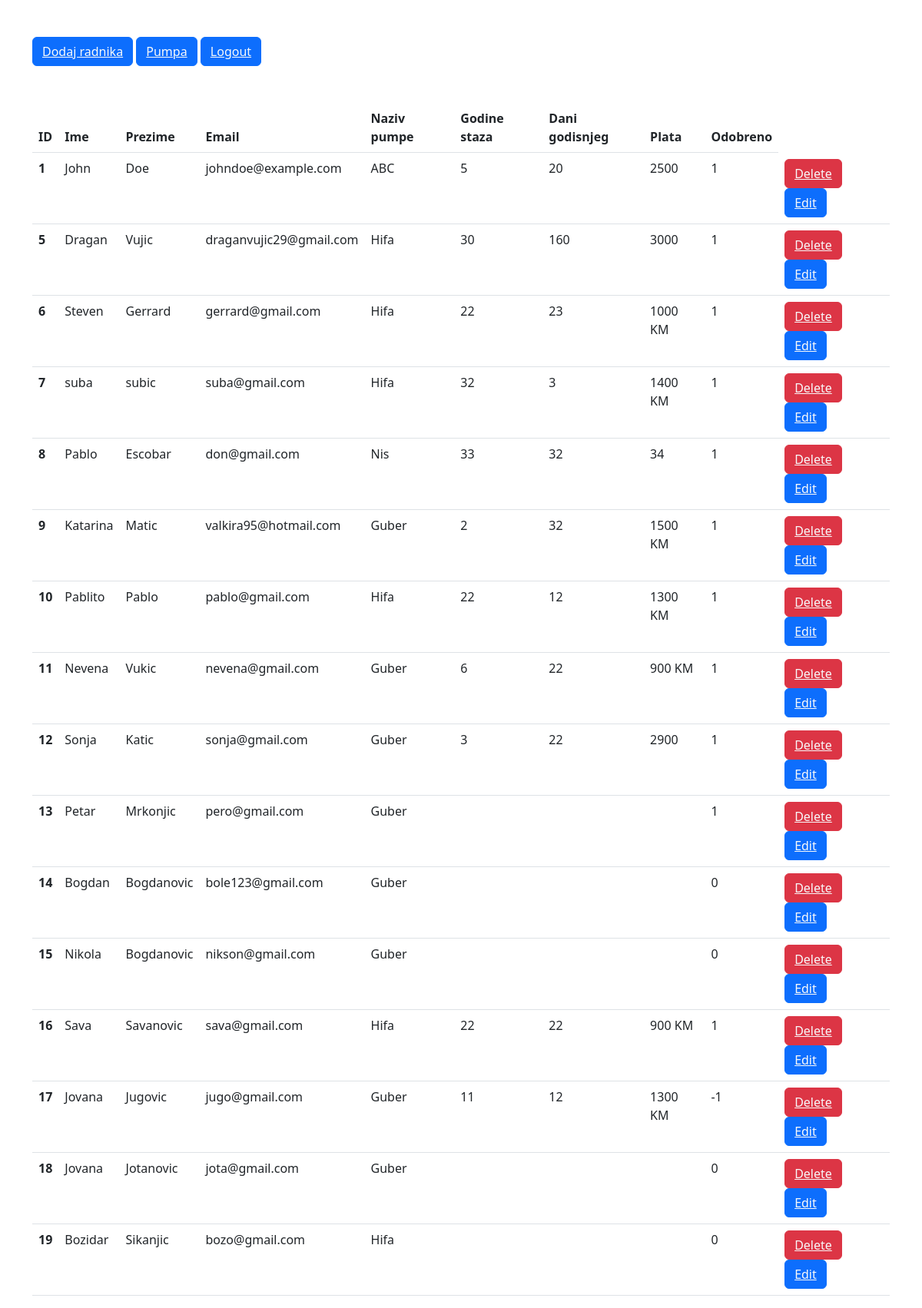
The app's page /admin.php with its own data.
### tables this page shows
CREATE TABLE `radnici` (
  `id` int(11) UNSIGNED NOT NULL,
  `ime` varchar(50) NOT NULL,
  `prezime` varchar(50) NOT NULL,
  `email` varchar(100) NOT NULL,
  `sifra` char(60) NOT NULL,
  `naziv_pumpe` varchar(100) NOT NULL,
  `godine_staza` varchar(10) NOT NULL,
  `plata` varchar(25) NOT NULL,
  `dani_godisnjeg` varchar(255) NOT NULL,
  `odobreno` tinyint(1) NOT NULL DEFAULT 0,
  `kreirano` timestamp NOT NULL DEFAULT current_timestamp(),
  `obnovljeno` timestamp NOT NULL DEFAULT current_timestamp() ON UPDATE current_timestamp(),
  `role` varchar(20) NOT NULL DEFAULT 'radnik'
);

### admin.php (the view, shortened to what this page needs)
<?php
include 'includes/db.php';
?>
<!DOCTYPE html>
<html lang="en">
<head>
    <link href="https://cdn.jsdelivr.net/npm/bootstrap@5.2.3/dist/css/bootstrap.min.css" rel="stylesheet">
</head>
<body>
    <div class="container">
        <button class="btn btn-primary my-5"><a href="crud/add.php" class="text-light">Dodaj radnika</a></button>
        <button class="btn btn-primary my-5"><a href="station.php" class="text-light">Pumpa</a></button>
        <table class="table">
            <thead>
                <tr>
                    <th scope="col">ID</th>
                    <th scope="col">Ime</th>
                    <th scope="col">Prezime</th>
                    <th scope="col">Email</th>
                    <th scope="col">Naziv pumpe</th>
                    <th scope="col">Godine staza</th>
                    <th scope="col">Dani godisnjeg</th>
                    <th scope="col">Plata</th>
                    <th scope="col">Odobreno</th>
                </tr>
            </thead>
            <tbody>
                <?php
                $sql = "SELECT * FROM `radnici` WHERE `role`='radnik'";
                $result = mysqli_query($conn, $sql);
                if ($result) {
                    while ($row = mysqli_fetch_assoc($result)) {
                        $id = $row['id'];
                        $ime = $row['ime'];
                        $prezime = $row['prezime'];
                        $email = $row['email'];
                        $naziv_pumpe = $row['naziv_pumpe'];
                        $godine_staza = $row['godine_staza'];
                        $dani_godisnjeg = $row['dani_godisnjeg'];
                        $plata = $row['plata'];
                        $odobreno = $row['odobreno'];
                        echo ' <tr>
                        <th scope="row">' . $id . '</th>
                        <td>' . $ime . '</td>
                        <td>' . $prezime . '</td>
                        <td>' . $email . '</td>
                        <td>' . $naziv_pumpe . '</td>
                        <td>' . $godine_staza . '</td>
                        <td>' . $dani_godisnjeg . '</td>
                        <td>' . $plata . '</td>
                        <td>' . $odobreno . '</td>
                        <td>
                            <button class="btn btn-danger"><a href="crud/delete.php?deleteid=' . $id . '" class="text-light">Delete</a></button>
                            <button class="btn btn-primary"><a href="crud/edit.php?editid=' . $id . '" class="text-light">Edit</a></button>
                         </td>
                  </tr>';
                    }
                }
                ?>
                <button class="btn btn-primary my-5"><a href="logout.php" class="text-light">Logout</a></button>
            </tbody>
        </table>
    </div>
</body>
</html>

### records on screen
radnici: id "1", ime "John", prezime "Doe", email "johndoe@example.com", naziv_pumpe "ABC", godine_staza "5", dani_godisnjeg "20", plata "2500", odobreno "1"
radnici: id "5", ime "Dragan", prezime "Vujic", email "draganvujic29@gmail.com", naziv_pumpe "Hifa", godine_staza "30", dani_godisnjeg "160", plata "3000", odobreno "1"
radnici: id "6", ime "Steven", prezime "Gerrard", email "gerrard@gmail.com", naziv_pumpe "Hifa", godine_staza "22", dani_godisnjeg "23", plata "1000 KM", odobreno "1"
radnici: id "7", ime "suba", prezime "subic", email "suba@gmail.com", naziv_pumpe "Hifa", godine_staza "32", dani_godisnjeg "3", plata "1400 KM", odobreno "1"
radnici: id "8", ime "Pablo", prezime "Escobar", email "don@gmail.com", naziv_pumpe "Nis", godine_staza "33", dani_godisnjeg "32", plata "34", odobreno "1"
radnici: id "9", ime "Katarina", prezime "Matic", email "valkira95@hotmail.com", naziv_pumpe "Guber", godine_staza "2", dani_godisnjeg "32", plata "1500 KM", odobreno "1"
radnici: id "10", ime "Pablito", prezime "Pablo", email "pablo@gmail.com", naziv_pumpe "Hifa", godine_staza "22", dani_godisnjeg "12", plata "1300 KM", odobreno "1"
radnici: id "11", ime "Nevena", prezime "Vukic", email "nevena@gmail.com", naziv_pumpe "Guber", godine_staza "6", dani_godisnjeg "22", plata "900 KM", odobreno "1"
radnici: id "12", ime "Sonja", prezime "Katic", email "sonja@gmail.com", naziv_pumpe "Guber", godine_staza "3", dani_godisnjeg "22", plata "2900", odobreno "1"
radnici: id "13", ime "Petar", prezime "Mrkonjic", email "pero@gmail.com", naziv_pumpe "Guber", odobreno "1"
radnici: id "14", ime "Bogdan", prezime "Bogdanovic", email "bole123@gmail.com", naziv_pumpe "Guber", odobreno "0"
radnici: id "15", ime "Nikola", prezime "Bogdanovic", email "nikson@gmail.com", naziv_pumpe "Guber", odobreno "0"
radnici: id "16", ime "Sava", prezime "Savanovic", email "sava@gmail.com", naziv_pumpe "Hifa", godine_staza "22", dani_godisnjeg "22", plata "900 KM", odobreno "1"
radnici: id "17", ime "Jovana", prezime "Jugovic", email "jugo@gmail.com", naziv_pumpe "Guber", godine_staza "11", dani_godisnjeg "12", plata "1300 KM", odobreno "-1"
radnici: id "18", ime "Jovana", prezime "Jotanovic", email "jota@gmail.com", naziv_pumpe "Guber", odobreno "0"
radnici: id "19", ime "Bozidar", prezime "Sikanjic", email "bozo@gmail.com", naziv_pumpe "Hifa", odobreno "0"
